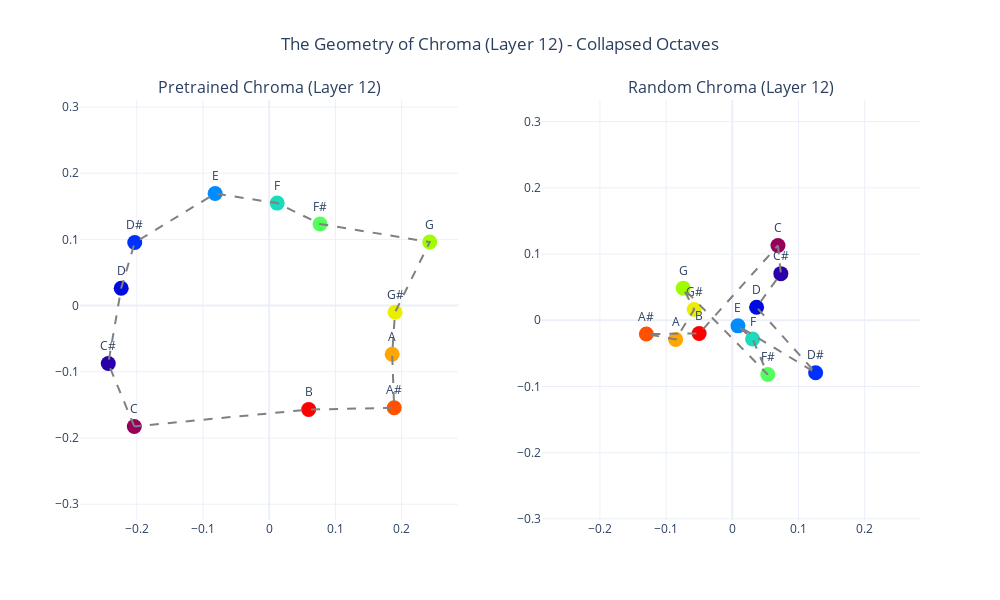

Here is the notebook cell this chart was saved with:
### Code cell
import numpy as np
import plotly.graph_objects as go
from plotly.subplots import make_subplots
from sklearn.decomposition import PCA
import os

# 1. SETUP LABELS AND BINS
n_bins = 257
freqs = np.linspace(0, 8000, n_bins)
freqs[0] = 1.0  # Avoid log(0)

# Map every bin to a "Note Index" (0 to 11) using the MIDI formula
midi_notes = 12 * np.log2(freqs / 440.0) + 69
chroma_indices = np.round(midi_notes) % 12  # 0=C, 1=C#, ..., 11=B
labels = ["C", "C#", "D", "D#", "E", "F", "F#", "G", "G#", "A", "A#", "B"]

# 2. LOAD WEIGHTS
layer_idx = 12

# Update paths if your folders are named differently!
pre_path = "../results/wav2vec2-base_pretrained_ridge/stft_weights.npz"
rand_path = "../results/wav2vec2-base_random_ridge/stft_weights.npz"

pre_data = np.load(pre_path)
rand_data = np.load(rand_path)

W_pre = pre_data[f"layer_{layer_idx}_coefs"]
W_rand = rand_data[f"layer_{layer_idx}_coefs"]

# 3. EXTRACTION FUNCTION
def get_chroma_pca(W_layer):
    chroma_vectors = []
    valid_labels = []
    
    for i in range(12):
        # Find all bins that map to this note
        indices = np.where(chroma_indices == i)[0]
        
        # Filter out very low/high freq noise (keep human voice range 80-4000Hz)
        indices = [idx for idx in indices if 80 < freqs[idx] < 4000]
        
        if len(indices) > 0:
            # Average the weight vectors (Collapsing the Octaves)
            avg_vec = np.mean(W_layer[indices], axis=0)
            chroma_vectors.append(avg_vec)
            valid_labels.append(labels[i])
            
    chroma_vectors = np.array(chroma_vectors)
    
    # Run PCA to get 2D coordinates
    pca = PCA(n_components=2)
    reduced = pca.fit_transform(chroma_vectors)
    return reduced, valid_labels

# Extract for both models
reduced_pre, labels_pre = get_chroma_pca(W_pre)
reduced_rand, labels_rand = get_chroma_pca(W_rand)

# 4. PLOT THE CLOCKS SIDE-BY-SIDE
fig = make_subplots(
    rows=1, cols=2, 
    subplot_titles=(f"Pretrained Chroma (Layer {layer_idx})", f"Random Chroma (Layer {layer_idx})")
)

# --- Add Pretrained Trace ---
fig.add_trace(go.Scatter(
    x=reduced_pre[:, 0], y=reduced_pre[:, 1],
    mode='markers+text', text=labels_pre, textposition="top center",
    marker=dict(size=15, color=np.arange(len(labels_pre)), colorscale='Rainbow', showscale=False)
), row=1, col=1)

# Connect the Pretrained loop
fig.add_trace(go.Scatter(
    x=np.append(reduced_pre[:, 0], reduced_pre[0, 0]), 
    y=np.append(reduced_pre[:, 1], reduced_pre[0, 1]),
    mode='lines', line=dict(color='gray', dash='dash'), hoverinfo='skip'
), row=1, col=1)

# --- Add Random Trace ---
fig.add_trace(go.Scatter(
    x=reduced_rand[:, 0], y=reduced_rand[:, 1],
    mode='markers+text', text=labels_rand, textposition="top center",
    marker=dict(size=15, color=np.arange(len(labels_rand)), colorscale='Rainbow', showscale=False)
), row=1, col=2)

# Connect the Random loop
fig.add_trace(go.Scatter(
    x=np.append(reduced_rand[:, 0], reduced_rand[0, 0]), 
    y=np.append(reduced_rand[:, 1], reduced_rand[0, 1]),
    mode='lines', line=dict(color='gray', dash='dash'), hoverinfo='skip'
), row=1, col=2)

# 5. CLEANUP LAYOUT
fig.update_layout(
    title=f"The Geometry of Chroma (Layer {layer_idx}) - Collapsed Octaves",
    title_x=0.5, width=1000, height=600, template="plotly_white",
    showlegend=False
)

# Ensure the axes are scaled squarely so circles look like circles
fig.update_xaxes(scaleanchor="y", scaleratio=1, row=1, col=1)
fig.update_yaxes(scaleanchor="x", scaleratio=1, row=1, col=1)
fig.update_xaxes(scaleanchor="y", scaleratio=1, row=1, col=2)
fig.update_yaxes(scaleanchor="x", scaleratio=1, row=1, col=2)

fig.show()

### Figure 1 — Plotly figure (JSON) as saved in the notebook; plotly's stock layout.template omitted (floating-point values rounded to 4 significant figures)
{"data": [{"marker": {"color": [0, 1, 2, 3, 4, 5, 6, 7, 8, 9, 10, 11], "colorscale": [[0, "rgb(150,0,90)"], [0.125, "rgb(0,0,200)"], [0.25, "rgb(0,25,255)"], [0.375, "rgb(0,152,255)"], [0.5, "rgb(44,255,150)"], [0.625, "rgb(151,255,0)"], [0.75, "rgb(255,234,0)"], [0.875, "rgb(255,111,0)"], [1, "rgb(255,0,0)"]], "showscale": false, "size": 15}, "mode": "markers+text", "text": ["C", "C#", "D", "D#", "E", "F", "F#", "G", "G#", "A", "A#", "B"], "textposition": "top center", "type": "scatter", "x": [-0.2038, -0.2431, -0.2236, -0.2031, -0.08167, 0.01206, 0.0767, 0.2424, 0.1901, 0.1857, 0.1888, 0.05957], "xaxis": "x", "y": [-0.1825, -0.08745, 0.02622, 0.0952, 0.1692, 0.1549, 0.1233, 0.09599, -0.01003, -0.07339, -0.1544, -0.157], "yaxis": "y"}, {"hoverinfo": "skip", "line": {"color": "gray", "dash": "dash"}, "mode": "lines", "type": "scatter", "x": [-0.2038, -0.2431, -0.2236, -0.2031, -0.08167, 0.01206, 0.0767, 0.2424, 0.1901, 0.1857, 0.1888, 0.05957, -0.2038], "xaxis": "x", "y": [-0.1825, -0.08745, 0.02622, 0.0952, 0.1692, 0.1549, 0.1233, 0.09599, -0.01003, -0.07339, -0.1544, -0.157, -0.1825], "yaxis": "y"}, {"marker": {"color": [0, 1, 2, 3, 4, 5, 6, 7, 8, 9, 10, 11], "colorscale": [[0, "rgb(150,0,90)"], [0.125, "rgb(0,0,200)"], [0.25, "rgb(0,25,255)"], [0.375, "rgb(0,152,255)"], [0.5, "rgb(44,255,150)"], [0.625, "rgb(151,255,0)"], [0.75, "rgb(255,234,0)"], [0.875, "rgb(255,111,0)"], [1, "rgb(255,0,0)"]], "showscale": false, "size": 15}, "mode": "markers+text", "text": ["C", "C#", "D", "D#", "E", "F", "F#", "G", "G#", "A", "A#", "B"], "textposition": "top center", "type": "scatter", "x": [0.06893, 0.07326, 0.03664, 0.1258, 0.008515, 0.03063, 0.05356, -0.07417, -0.05761, -0.0856, -0.1299, -0.05015], "xaxis": "x2", "y": [0.113, 0.07038, 0.01962, -0.0793, -0.00843, -0.02832, -0.08204, 0.04849, 0.01627, -0.02893, -0.02084, -0.01993], "yaxis": "y2"}, {"hoverinfo": "skip", "line": {"color": "gray", "dash": "dash"}, "mode": "lines", "type": "scatter", "x": [0.06893, 0.07326, 0.03664, 0.1258, 0.008515, 0.03063, 0.05356, -0.07417, -0.05761, -0.0856, -0.1299, -0.05015, 0.06893], "xaxis": "x2", "y": [0.113, 0.07038, 0.01962, -0.0793, -0.00843, -0.02832, -0.08204, 0.04849, 0.01627, -0.02893, -0.02084, -0.01993, 0.113], "yaxis": "y2"}], "layout": {"annotations": [{"font": {"size": 16}, "showarrow": false, "text": "Pretrained Chroma (Layer 12)", "x": 0.225, "xanchor": "center", "xref": "paper", "y": 1, "yanchor": "bottom", "yref": "paper"}, {"font": {"size": 16}, "showarrow": false, "text": "Random Chroma (Layer 12)", "x": 0.775, "xanchor": "center", "xref": "paper", "y": 1, "yanchor": "bottom", "yref": "paper"}], "height": 600, "showlegend": false, "title": {"text": "The Geometry of Chroma (Layer 12) - Collapsed Octaves", "x": 0.5}, "width": 1000, "xaxis": {"anchor": "y", "domain": [0, 0.45], "scaleanchor": "y", "scaleratio": 1}, "xaxis2": {"anchor": "y2", "domain": [0.55, 1], "scaleanchor": "y", "scaleratio": 1}, "yaxis": {"anchor": "x", "domain": [0, 1], "scaleanchor": "x", "scaleratio": 1}, "yaxis2": {"anchor": "x2", "domain": [0, 1], "scaleanchor": "x", "scaleratio": 1}}}
